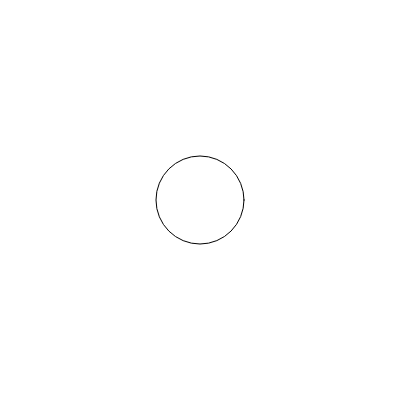
Frame 1 (no input)
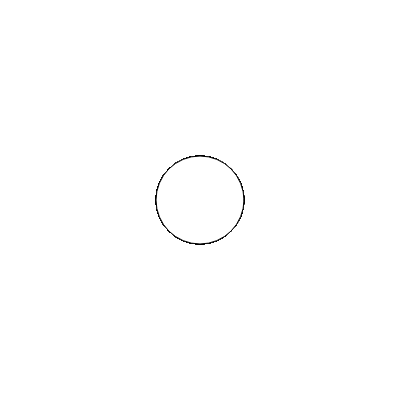
Frame 60 (no input)
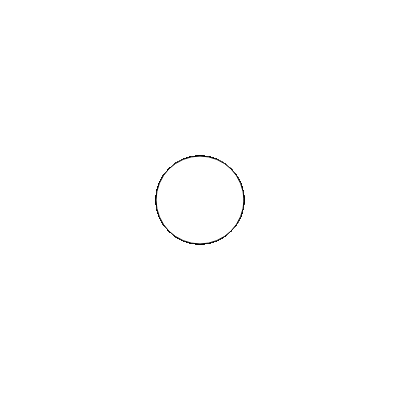
Frame 120 (the mouse pressed at the canvas centre since frame 60)

The p5.js sketch that drew these frames (run headless with seeded random() and noise() and a simulated clock; from frame 60 on, the mouse is pressed at the canvas centre):

// p5.js sketch
// ── sketch.js
function setup() {
  createCanvas(400, 400);
}
function draw() {
  for (let i = 0; i < 30; i++) {
    circle(width / 2, height / 2, i * 3 + 1);
    console.log(i);
  }
}
